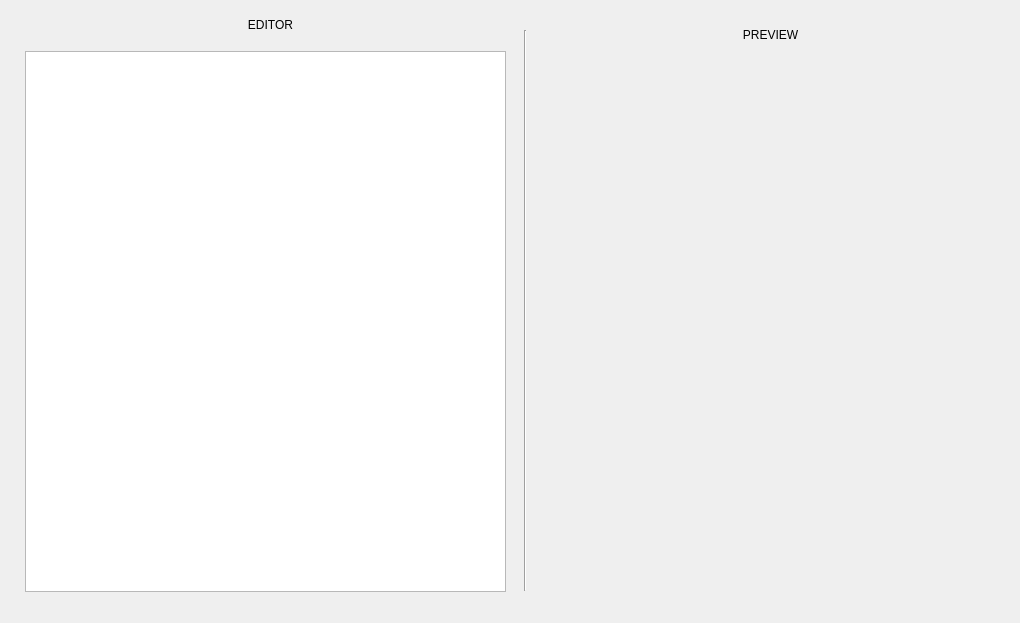
<?xml version="1.0" encoding="UTF-8"?>
<ui version="4.0">
 <class>Form</class>
 <widget class="QWidget" name="Form">
  <property name="geometry">
   <rect>
    <x>0</x>
    <y>0</y>
    <width>1020</width>
    <height>623</height>
   </rect>
  </property>
  <property name="windowTitle">
   <string>Form</string>
  </property>
  <widget class="Line" name="line">
   <property name="geometry">
    <rect>
     <x>510</x>
     <y>30</y>
     <width>31</width>
     <height>561</height>
    </rect>
   </property>
   <property name="orientation">
    <enum>Qt::Vertical</enum>
   </property>
  </widget>
  <widget class="QLabel" name="label">
   <property name="geometry">
    <rect>
     <x>30</x>
     <y>10</y>
     <width>481</width>
     <height>31</height>
    </rect>
   </property>
   <property name="text">
    <string>EDITOR</string>
   </property>
   <property name="textFormat">
    <enum>Qt::RichText</enum>
   </property>
   <property name="scaledContents">
    <bool>true</bool>
   </property>
   <property name="alignment">
    <set>Qt::AlignCenter</set>
   </property>
  </widget>
  <widget class="QLabel" name="label_2">
   <property name="geometry">
    <rect>
     <x>530</x>
     <y>20</y>
     <width>481</width>
     <height>31</height>
    </rect>
   </property>
   <property name="text">
    <string>PREVIEW</string>
   </property>
   <property name="textFormat">
    <enum>Qt::RichText</enum>
   </property>
   <property name="scaledContents">
    <bool>true</bool>
   </property>
   <property name="alignment">
    <set>Qt::AlignCenter</set>
   </property>
  </widget>
  <widget class="QGraphicsView" name="graphicsView">
   <property name="geometry">
    <rect>
     <x>25</x>
     <y>51</y>
     <width>481</width>
     <height>541</height>
    </rect>
   </property>
  </widget>
 </widget>
 <resources/>
 <connections/>
</ui>
